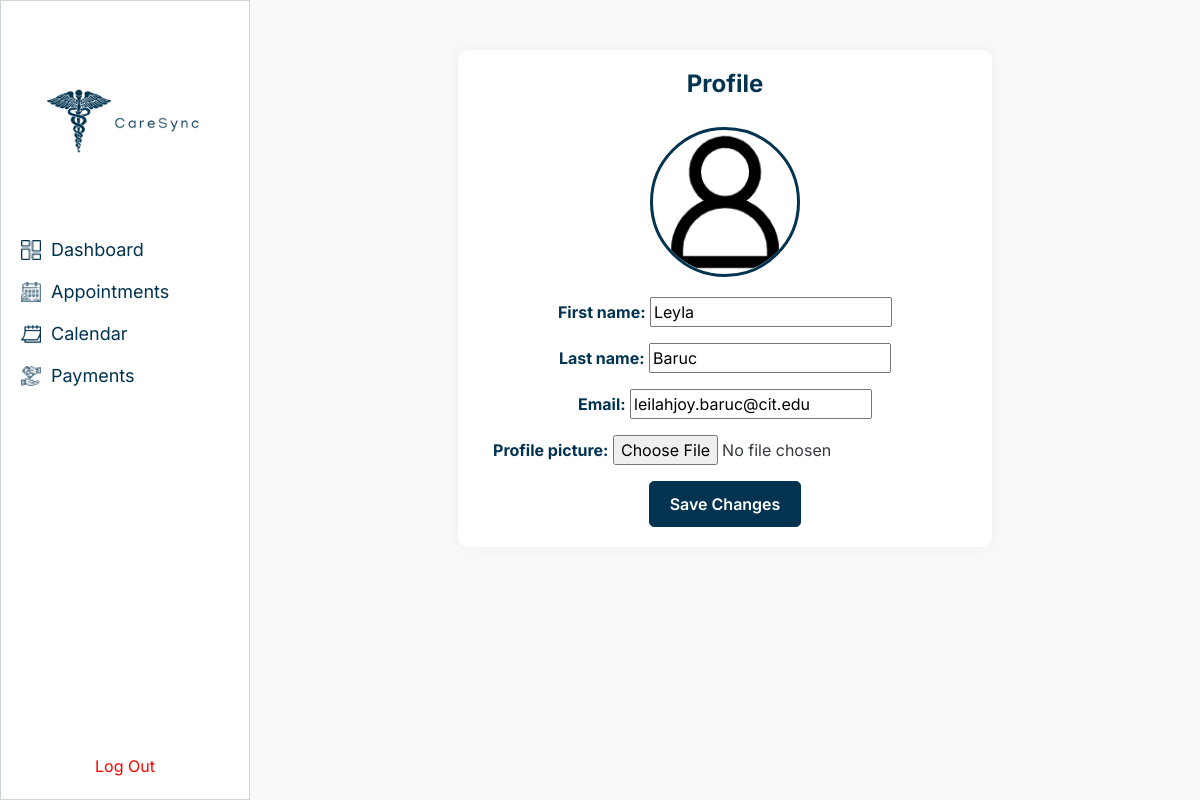
The app's page /profile/ (signed in) with its own data.
### patients/models.py (models this page shows, shortened)
class User(AbstractUser):
    email = models.EmailField(unique=True)
    profile_picture = models.ImageField(upload_to='profile_pictures/', blank=True, null=True)

### patients/views.py (the view)
# urls.py: path('profile/', views.profile, name='profile'),
@login_required
def profile(request):
    if request.method == 'POST':
        form = ProfileForm(request.POST, request.FILES, instance=request.user)
        if form.is_valid():
            form.save()
            return redirect('profile')
    else:
        form = ProfileForm(instance=request.user)
    return render(request, 'patients/profile.html', {'form': form})

### patients/forms.py
class ProfileForm(forms.ModelForm):
    class Meta:
        model = User
        fields = ('first_name', 'last_name', 'email', 'profile_picture')

### patients/templates/patients/profile.html (shortened to what this page needs)
<!DOCTYPE html>
<html lang="en">
    <head>
        {% load static %}
        <link href="https://cdn.jsdelivr.net/npm/bootstrap@5.3.0/dist/css/bootstrap.min.css" rel="stylesheet">
    </head>
    <body style="display: flex; margin: 0; padding: 0; height: 100vh;">
        <div style="width: 250px; background-color: white; padding: 20px; display: flex; flex-direction: column; justify-content: space-between; border: 1px solid #CED4DA; height: 100vh;">
            <div style="text-align: center;">
                <img src="{% static 'img/gallery/logo.png' %}" alt="CareSync Logo" style="width: 200px; height: auto;">
            </div>
            <ul style="list-style: none; padding: 0; margin: 0;">
                <li style="margin: 15px 0; display: flex; align-items: center;">
                    <img src="{% static 'img/gallery/dashboard.png' %}" alt="Dashboard Icon" style="width: 20px; height: 20px; margin-right: 10px;">
                    <a href="{% url 'dashboard' %}" style="text-decoration: none; color: #023350; font-size: 18px;">Dashboard</a>
                </li>
                <li style="margin: 15px 0; display: flex; align-items: center;">
                    <img src="{% static 'img/gallery/appointment-icon.png' %}" alt="Appointments Icon" style="width: 20px; height: 20px; margin-right: 10px;">
                    <a href="{% url 'appointments:appointment_history' %}" style="text-decoration: none; color: #023350; font-size: 18px;">Appointments</a>
                </li>
                <li style="margin: 15px 0; display: flex; align-items: center;">
                    <img src="{% static 'img/gallery/calendar-icon.png' %}" alt="Calendar Icon" style="width: 20px; height: 20px; margin-right: 10px;">
                    <a href="{% url 'appointments:calendar' %}" style="text-decoration: none; color: #023350; font-size: 18px;">Calendar</a>
                </li>
                <li style="margin: 15px 0; display: flex; align-items: center;">
                    <img src="{% static 'img/gallery/payment-method.png' %}" alt="Payments Icon" style="width: 20px; height: 20px; margin-right: 10px;">
                    <a href="{% url 'appointments:credit_card' %}" style="text-decoration: none; color: #023350; font-size: 18px;">Payments</a>
                </li>
            </ul>
            <div style="text-align: center; margin-top: auto;">
                <form method="POST" action="{% url 'logout' %}">
                    <button type="submit" style="color: red; background: none; border: none; cursor: pointer;">Log Out</button>
                </form>
            </div>
        </div>
        <div class="main-content">
            <div class="profile-section">
                <h2>Profile</h2>
                {% if user.profile_picture %}
                    <img src="{{ user.profile_picture.url }}" alt="Profile Picture" class="profile-picture">
                {% else %}
                    <img src="{% static 'img/gallery/person_logo.png' %}" alt="Profile Picture" class="profile-picture">
                {% endif %}
                <form method="post" enctype="multipart/form-data">
                    {{ form.as_p }}
                    <button type="submit" class="btn btn-primary">Save Changes</button>
                </form>
            </div>
        </div>
    </body>
</html>

### patients/templates/patients/profile.html (style rules this page uses)
body { font-family: 'Inter', sans-serif; background-color: #f8f9fa; color: #343a40; margin: 0; padding: 0; }
.main-content { flex: 1; padding: 30px; }
.profile-section { margin: 20px auto; padding: 20px; background-color: #ffffff; border-radius: 10px; box-shadow: 0 0 15px rgba(0, 0, 0, 0.05); width: 60%; max-width: 800px; text-align: center; }
.profile-section h2 { font-size: 24px; font-weight: 700; color: #023350; }
.profile-picture { width: 150px; height: 150px; border-radius: 50%; object-fit: cover; margin: 20px auto; border: 3px solid #023350; }
form label { font-weight: bold; color: #023350; }
.btn-primary { background-color: #023350; border-color: #023350; padding: 10px 20px; font-size: 16px; font-weight: 600; border-radius: 5px; }

### records on screen
User: first_name "Leyla", last_name "Baruc", email "leilahjoy.baruc@cit.edu"
